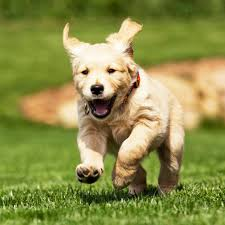
%> input picture Digital Image Processing Assignments/Assignment 4/dog.jpg, 225 x 225 px
$ octave A4Q1.m   (GNU Octave 9; MATLAB toolbox functions it lacks are replaced by stand-ins)
%> lines starting %> are read from the running program, lines starting %| are printed output that depends on the picture
### Digital Image Processing Assignments/Assignment 4/RMS.m
function [ RMS] = RMS(orig_img,converted_img)
[m,n]=size(orig_img);
[x,y]=size(converted_img);
if(m~=x ||n~=y)
    RMS=-1;
    return;
end
RMS=sqrt(mean2((orig_img-converted_img).^2));
end

### Digital Image Processing Assignments/Assignment 4/A4Q1.m
clear all;
%% Read the image and convert
img=imread('dog.jpg');
%> img is the input picture: size 225x225x3 uint8; mean R, G, B 140, 142.4, 73.7
img=rgb2gray(img);
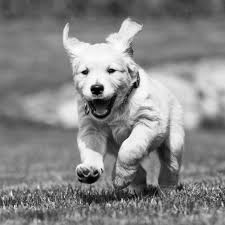
%> img: size 225x225 uint8; min 0, max 255, mean 133.8
img=uint8(img);

%% Compuing images
bit4=round(img/16)*16;
bit5=round(img/8)*8;
bit6=round(img/4)*4;
bit7=round(img/2)*2;
bit8=img;
%% Finding root mean sqaure and SNR
RootMS=zeros(1,5);
SNR=zeros(1,5);
RootMS(1)=RMS(img,bit4);
%> in RMS, `RMS=sqrt(mean2((orig_img-converted_img).^2));`: RMS = 2.99
RootMS(2)=RMS(img,bit5);
RootMS(3)=RMS(img,bit6);
RootMS(4)=RMS(img,bit7);
RootMS(5)=RMS(img,bit8);
SNR(1)=snr(img,abs(bit4-img));
SNR(2)=snr(img,abs(bit5-img));
SNR(3)=snr(img,abs(bit6-img));
SNR(4)=snr(img,abs(bit7-img));
SNR(5)=snr(img,abs(bit8-img));
%% Plotting the results
figure
subplot(2,3,1),imshow(img),title('Original Image');
subplot(2,3,2),imshow(bit4),title('4-Bit UQ'); %4 bit uniform quantization
subplot(2,3,3),imshow(bit5),title('5-bit UQ');
subplot(2,3,4),imshow(bit6),title('6-bit UQ');
subplot(2,3,5),imshow(bit7),title('7-bit UQ');
subplot(2,3,6),imshow(bit8),title('8-bit UQ');
%% Graphs for comparision
i=4:8;
figure
plot(i,RootMS);title('RMS error vs # of bits used')
%> after `title('RMS error vs # of bits used')`:
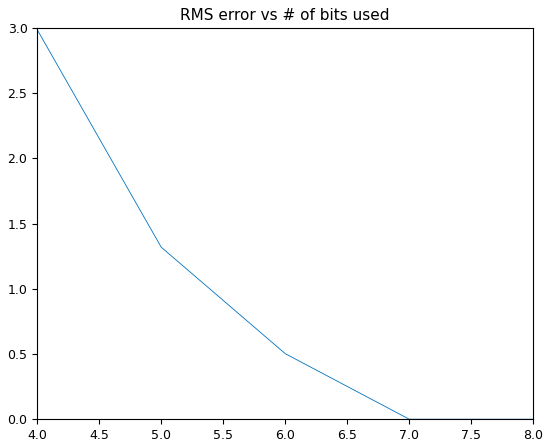
%> figure redrawn from the program's plot data
figure
plot(i,SNR),title('SNR vs # Bits used')
%> after `title('SNR vs # Bits used')`:
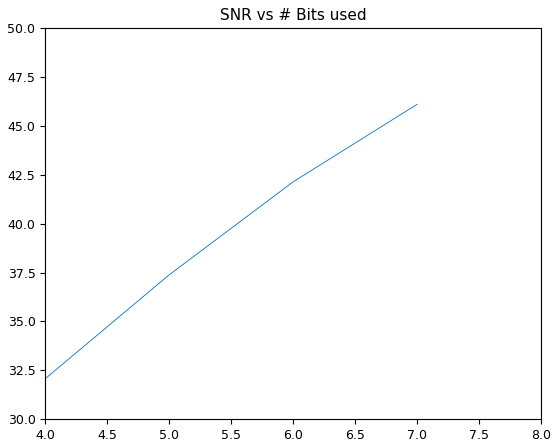
%> figure redrawn from the program's plot data
